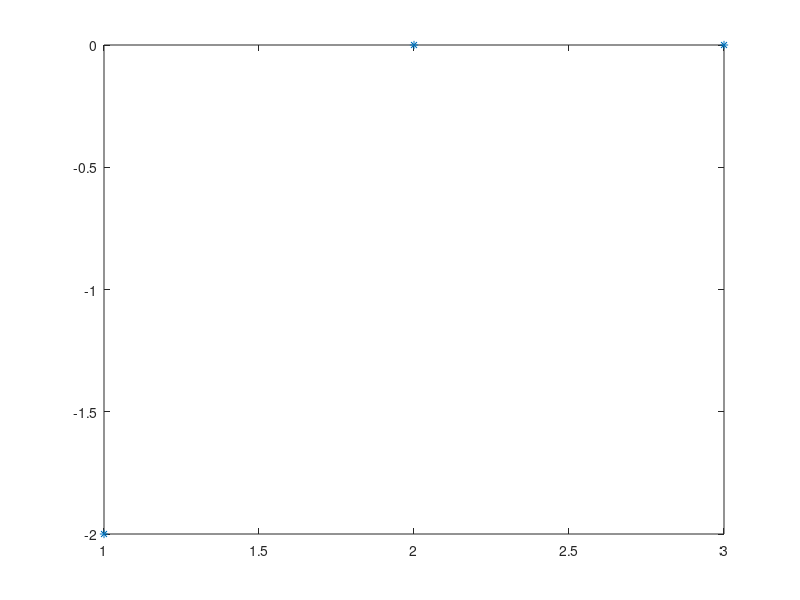

The MATLAB script that drew this image:
p1 = conv([1 0 0],[1,2])
roots(p1)
p2 = conv([1 1],[1 -7])
roots(p2)
p3 = [1 0 4]
roots(p3)
p4 = [1 3 2]
roots(p4)
p5 = [1 2 2]
roots(p5)
p6 = [1 0 0 0 -16]
roots(p6)

clc
%plot(, '*')
plot(roots(p1),'*')